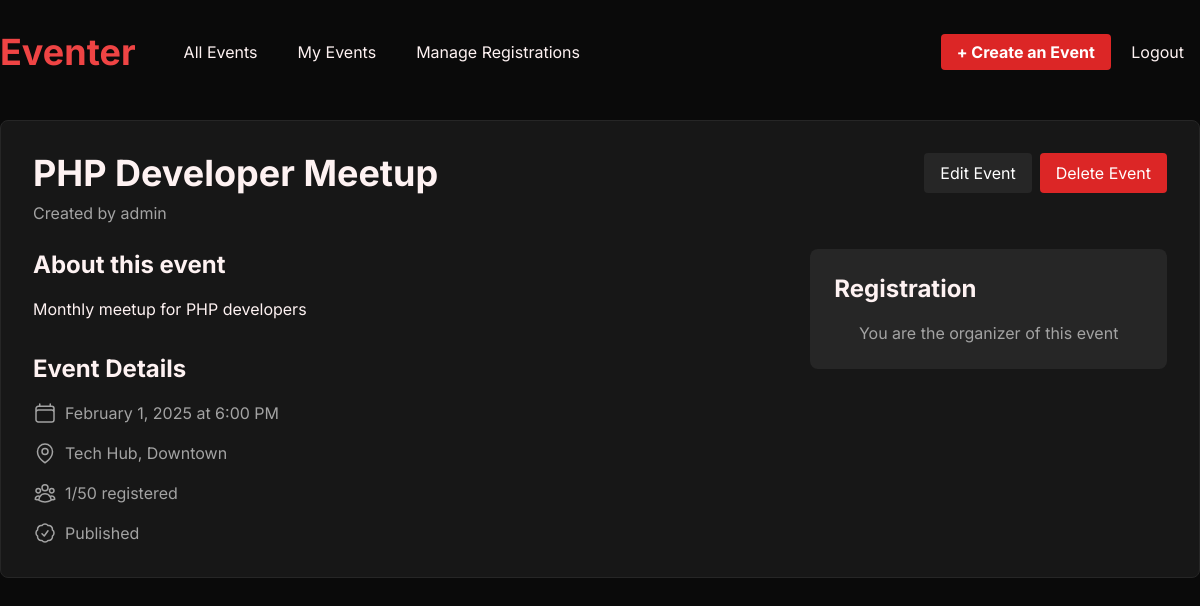
/event.php?id=1 (signed in), run on the app's committed database.
### tables this page shows
CREATE TABLE events (
    id INT PRIMARY KEY AUTO_INCREMENT,
    creator_id INT NOT NULL,
    title VARCHAR(100) NOT NULL,
    description TEXT,
    event_date DATETIME NOT NULL,
    location VARCHAR(255) NOT NULL,
    capacity INT NOT NULL CHECK (capacity > 0),
    status ENUM('draft', 'published', 'cancelled', 'completed') NOT NULL DEFAULT 'draft',
    created_at TIMESTAMP DEFAULT CURRENT_TIMESTAMP,
    updated_at TIMESTAMP DEFAULT CURRENT_TIMESTAMP ON UPDATE CURRENT_TIMESTAMP,
    FOREIGN KEY (creator_id) REFERENCES users(id) ON DELETE RESTRICT,
    INDEX idx_event_date (event_date),
    INDEX idx_status (status)
);

CREATE TABLE users (
    id INT PRIMARY KEY AUTO_INCREMENT,
    username VARCHAR(50) NOT NULL UNIQUE,
    email VARCHAR(100) NOT NULL UNIQUE,
    password_hash VARCHAR(255) NOT NULL,
    role ENUM('admin', 'organizer', 'user') NOT NULL DEFAULT 'user',
    created_at TIMESTAMP DEFAULT CURRENT_TIMESTAMP,
    updated_at TIMESTAMP DEFAULT CURRENT_TIMESTAMP ON UPDATE CURRENT_TIMESTAMP,
    INDEX idx_email (email),
    INDEX idx_username (username)
);

### includes/Database.php (called while the page is built)
<?php
class Database {
    private static $instance = null;
    private $pdo;
    private function __construct() {
        try {
            $this->pdo = new PDO(
                "mysql:host=localhost;dbname=eventmgmt",
                "root",
                "0906",
                [
                    PDO::ATTR_ERRMODE => PDO::ERRMODE_EXCEPTION,
                    PDO::ATTR_DEFAULT_FETCH_MODE => PDO::FETCH_ASSOC,
                    PDO::ATTR_EMULATE_PREPARES => false
                ]
            );
        } catch (PDOException $e) {
            die("Connection failed: " . $e->getMessage());
        }
    }
    public static function getInstance() {
        if (self::$instance === null) {
            self::$instance = new self();
        }
        return self::$instance;
    }
    public function getConnection() {
        return $this->pdo;
    }
}

### includes/Event.php (called while the page is built, shortened)
<?php
require_once 'Database.php';
class Event
{
    private $db;
    private $errors = [];
    public function __construct()
    {
        $this->db = Database::getInstance()->getConnection();
    }
    public function getEventById($eventId)
    {
        try {
            $query = "SELECT e.*, u.username as creator_name,
                     (SELECT COUNT(*) FROM registrations WHERE event_id = e.id AND status != 'cancelled') as registered_count
                     FROM events e
                     JOIN users u ON e.creator_id = u.id
                     WHERE e.id = ?";
            $stmt = $this->db->prepare($query);
            $stmt->execute([$eventId]);
            return $stmt->fetch();
        } catch (PDOException $e) {
            $this->errors['database'] = 'Error fetching event: ' . $e->getMessage();
            return false;
        }
    }
}

### event.php (the view, shortened to what this page needs)
<?php
require_once 'includes/Event.php';
$eventId = filter_input(INPUT_GET, 'id', FILTER_VALIDATE_INT);
$event = new Event();
$eventDetails = $event->getEventById($eventId);
$isCreator = $_SESSION['user_id'] === $eventDetails['creator_id'];
$userRegistration = $event->getUserRegistrationStatus($eventId, $_SESSION['user_id']);
require_once 'includes/nav-auth.php';
?>
<main class="py-12">
    <div class="bg-neutral-900 rounded-lg border border-neutral-800 overflow-hidden">
        <div class="p-8">
            <div class="flex justify-between items-start mb-6">
                <div>
                    <h1 class="text-4xl font-bold mb-2"><?php echo htmlspecialchars($eventDetails['title']); ?></h1>
                    <p class="text-neutral-400">
                        Created by <?php echo htmlspecialchars($eventDetails['creator_name']); ?>
                    </p>
                </div>
                <?php if ($isCreator): ?>
                    <div class="flex gap-2">
                        <a href="edit-event.php?id=<?php echo $eventId; ?>"
                           class="px-4 py-2 bg-neutral-800 text-white rounded hover:bg-neutral-700">
                            Edit Event
                        </a>
                        <form action="delete-event.php" method="post" class="inline"
                              onsubmit="return confirm('Are you sure you want to delete this event?');">
                            <button type="submit"
                                    class="px-4 py-2 bg-red-600 text-white rounded hover:bg-red-500">
                                Delete Event
                            </button>
                        </form>
                    </div>
                <?php endif; ?>
            </div>
            <div class="grid grid-cols-3 gap-8">
                <div class="col-span-2">
                    <div class="prose prose-invert">
                        <h2 class="text-2xl font-bold mb-4">About this event</h2>
                        <p class="whitespace-pre-wrap"><?php echo htmlspecialchars($eventDetails['description']); ?></p>
                    </div>
                    <div class="mt-8">
                        <h2 class="text-2xl font-bold mb-4">Event Details</h2>
                        <div class="space-y-4">
                            <div class="flex items-center gap-2 text-neutral-400">
                                <span><?php echo date('F j, Y \a\t g:i A', strtotime($eventDetails['event_date'])); ?></span>
                            </div>
                            <div class="flex items-center gap-2 text-neutral-400">
                                <span><?php echo htmlspecialchars($eventDetails['location']); ?></span>
                            </div>
                            <div class="flex items-center gap-2 text-neutral-400">
                                <span>
                                    <?php echo $eventDetails['registered_count']; ?>/<?php echo $eventDetails['capacity']; ?> registered
                                </span>
                            </div>
                            <div class="flex items-center gap-2 text-neutral-400">
                                <span class="capitalize"><?php echo htmlspecialchars($eventDetails['status']); ?></span>
                            </div>
                        </div>
                    </div>
                </div>
                <div>
                    <div class="bg-neutral-800 p-6 rounded-lg">
                        <h2 class="text-2xl font-bold mb-4">Registration</h2>
                        <?php if (!$isCreator): ?>
                            <?php if (!$userRegistration): ?>
                                <?php if ($eventDetails['registered_count'] < $eventDetails['capacity']): ?>
                                    <form action="register-event.php" method="post">
                                        <input type="hidden" name="event_id" value="<?php echo $eventId; ?>">
                                        <button type="submit" class="w-full bg-red-600 text-white font-bold py-2 rounded hover:bg-red-500">
                                            Register for Event
                                        </button>
                                    </form>
                                <?php else: ?>
                                    <form action="register-event.php" method="post">
                                        <input type="hidden" name="event_id" value="<?php echo $eventId; ?>">
                                        <input type="hidden" name="waitlist" value="1">
                                        <button type="submit" class="w-full bg-neutral-700 text-white font-bold py-2 rounded hover:bg-neutral-600">
                                            Join Waitlist
                                        </button>
                                    </form>
                                <?php endif; ?>
                            <?php else: ?>
                                <div class="text-center">
                                    <p class="mb-4">
                                        Your registration status:
                                        <span class="font-bold capitalize"><?php echo htmlspecialchars($userRegistration['status']); ?></span>
                                    </p>
                                    <?php if ($userRegistration['status'] !== 'cancelled'): ?>
                                        <form action="cancel-registration.php" method="post"
                                              onsubmit="return confirm('Are you sure you want to cancel your registration?');">
                                            <input type="hidden" name="event_id" value="<?php echo $eventId; ?>">
                                            <button type="submit" class="w-full bg-red-600 text-white font-bold py-2 rounded hover:bg-red-500">
                                                Cancel Registration
                                            </button>
                                        </form>
                                    <?php endif; ?>
                                </div>
                            <?php endif; ?>
                        <?php else: ?>
                            <p class="text-center text-neutral-400">You are the organizer of this event</p>
                        <?php endif; ?>
                    </div>
                </div>
            </div>
        </div>
    </div>
</main>
<?php require_once 'includes/footer.php' ?>

### css/style.css (style rules this page uses)
body { font-family: "Inter", sans-serif; }

### data on the page
events: title "PHP Developer Meetup", creator.username "admin", description "Monthly meetup for PHP developers", event_date "February 1, 2025 at 6:00 PM", location "Tech Hub, Downtown", capacity "50", status "Published"

### other printed values
$eventDetails['registered_count'] "1"
